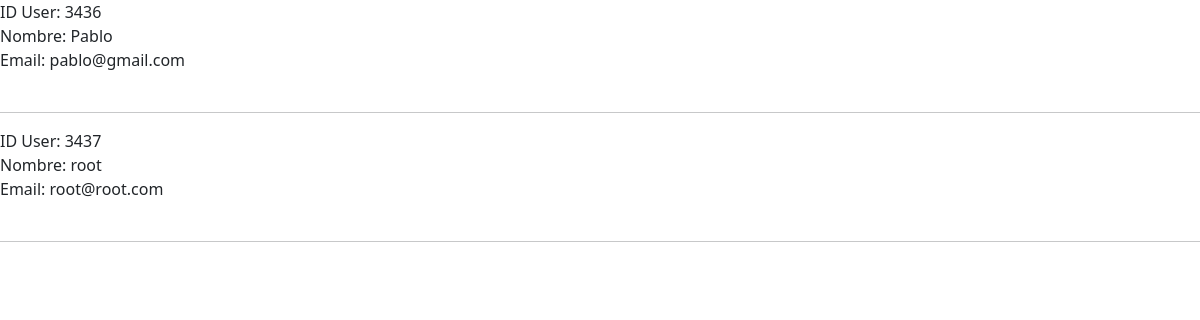
The app's page /listarusuarios.php (signed in) with its own data.
### tables this page shows
CREATE TABLE `usuarios` (
  `id_user` int(20) NOT NULL,
  `Nombre_user` varchar(255) NOT NULL,
  `contrasena` text NOT NULL,
  `fecha_nacimiento` date NOT NULL,
  `genero` varchar(255) NOT NULL,
  `email` varchar(255) NOT NULL,
  `administrador` int(11) NOT NULL
);

### listarusuarios.php (the view)
<?php
include("comun.php");
    $id_session = $_SESSION["id_sesion"];
    $checkadmin = "SELECT administrador FROM usuarios WHERE id_user = $id_session";
    $checkadminconsulta = $mysqli->query($checkadmin);
    while($admin = $checkadminconsulta->fetch_row()){
        if($admin == 0){
            echo "<html><head><script>window.location.replace('index.php')</script></head></html>";
        }
        else{
            $sql = "SELECT * FROM usuarios";
            $consulta = $mysqli->query($sql);
            while($consultaassoc = $consulta->fetch_assoc()){
                echo "ID User: " . $consultaassoc['id_user']. "<br>";
                echo "Nombre: " . $consultaassoc['Nombre_user']. "<br>";
                echo "Email: " . $consultaassoc['email']. "<br><br><hr>";
            }
        }
    }
?>

### records on screen
usuarios: id_user "3437", Nombre_user "root", email "root@root.com"
usuarios: id_user "3436", Nombre_user "Pablo", email "pablo@gmail.com"
